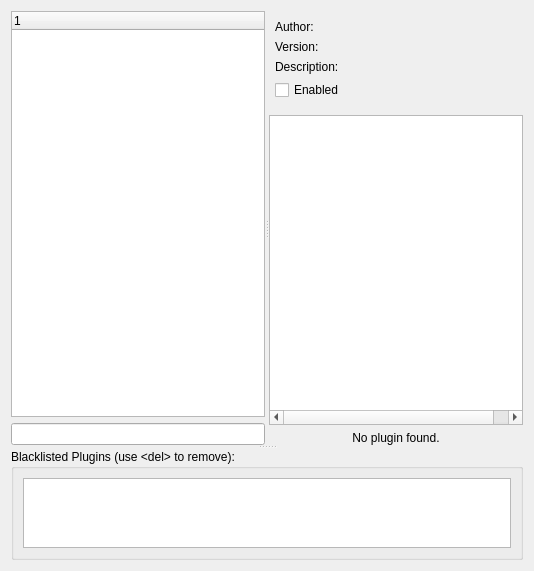
     <widget class="QWidget" name="pluginsTab">
      <attribute name="title">
       <string>Plugins</string>
      </attribute>
      <layout class="QVBoxLayout" name="verticalLayout_9">
       <item>
        <widget class="QSplitter" name="splitter">
         <property name="orientation">
          <enum>Qt::Vertical</enum>
         </property>
         <widget class="QWidget" name="widget" native="true">
          <property name="sizePolicy">
           <sizepolicy hsizetype="Preferred" vsizetype="Preferred">
            <horstretch>0</horstretch>
            <verstretch>4</verstretch>
           </sizepolicy>
          </property>
          <layout class="QHBoxLayout" name="horizontalLayout_6">
           <property name="leftMargin">
            <number>0</number>
           </property>
           <property name="topMargin">
            <number>0</number>
           </property>
           <property name="rightMargin">
            <number>0</number>
           </property>
           <property name="bottomMargin">
            <number>0</number>
           </property>
           <item>
            <widget class="QSplitter" name="splitter_2">
             <property name="sizePolicy">
              <sizepolicy hsizetype="Expanding" vsizetype="Preferred">
               <horstretch>0</horstretch>
               <verstretch>0</verstretch>
              </sizepolicy>
             </property>
             <property name="orientation">
              <enum>Qt::Horizontal</enum>
             </property>
             <widget class="QWidget" name="widget1" native="true">
              <layout class="QVBoxLayout" name="verticalLayout_15">
               <property name="leftMargin">
                <number>0</number>
               </property>
               <property name="topMargin">
                <number>0</number>
               </property>
               <property name="rightMargin">
                <number>0</number>
               </property>
               <property name="bottomMargin">
                <number>0</number>
               </property>
               <item>
                <widget class="QTreeWidget" name="pluginsList">
                 <column>
                  <property name="text">
                   <string notr="true">1</string>
                  </property>
                 </column>
                </widget>
               </item>
               <item>
                <layout class="QHBoxLayout" name="horizontalLayout_4">
                 <item>
                  <widget class="QLineEdit" name="pluginFilterEdit">
                   <property name="placeholderText">
                    <string/>
                   </property>
                  </widget>
                 </item>
                </layout>
               </item>
              </layout>
             </widget>
             <widget class="QWidget" name="pluginWidget" native="true">
              <layout class="QVBoxLayout" name="verticalLayout_7" stretch="0,1,0">
               <property name="leftMargin">
                <number>0</number>
               </property>
               <property name="topMargin">
                <number>0</number>
               </property>
               <property name="rightMargin">
                <number>0</number>
               </property>
               <property name="bottomMargin">
                <number>0</number>
               </property>
               <item>
                <widget class="QWidget" name="pluginDescription" native="true">
                 <layout class="QFormLayout" name="pluginDescriptionLayout">
                  <property name="labelAlignment">
                   <set>Qt::AlignLeading|Qt::AlignLeft|Qt::AlignTop</set>
                  </property>
                  <property name="leftMargin">
                   <number>6</number>
                  </property>
                  <item row="0" column="0">
                   <widget class="QLabel" name="label_13">
                    <property name="text">
                     <string>Author:</string>
                    </property>
                    <property name="alignment">
                     <set>Qt::AlignLeading|Qt::AlignLeft|Qt::AlignTop</set>
                    </property>
                   </widget>
                  </item>
                  <item row="0" column="1">
                   <widget class="QLabel" name="authorLabel">
                    <property name="text">
                     <string/>
                    </property>
                    <property name="alignment">
                     <set>Qt::AlignLeading|Qt::AlignLeft|Qt::AlignTop</set>
                    </property>
                   </widget>
                  </item>
                  <item row="1" column="0">
                   <widget class="QLabel" name="label_15">
                    <property name="text">
                     <string>Version:</string>
                    </property>
                    <property name="alignment">
                     <set>Qt::AlignLeading|Qt::AlignLeft|Qt::AlignTop</set>
                    </property>
                   </widget>
                  </item>
                  <item row="1" column="1">
                   <widget class="QLabel" name="versionLabel">
                    <property name="text">
                     <string/>
                    </property>
                    <property name="alignment">
                     <set>Qt::AlignLeading|Qt::AlignLeft|Qt::AlignTop</set>
                    </property>
                   </widget>
                  </item>
                  <item row="2" column="0">
                   <widget class="QLabel" name="label_14">
                    <property name="text">
                     <string>Description:</string>
                    </property>
                    <property name="alignment">
                     <set>Qt::AlignLeading|Qt::AlignLeft|Qt::AlignTop</set>
                    </property>
                   </widget>
                  </item>
                  <item row="2" column="1">
                   <widget class="QLabel" name="descriptionLabel">
                    <property name="text">
                     <string/>
                    </property>
                    <property name="alignment">
                     <set>Qt::AlignLeading|Qt::AlignLeft|Qt::AlignTop</set>
                    </property>
                    <property name="wordWrap">
                     <bool>true</bool>
                    </property>
                   </widget>
                  </item>
                  <item row="3" column="0">
                   <widget class="QCheckBox" name="enabledCheckbox">
                    <property name="text">
                     <string>Enabled</string>
                    </property>
                   </widget>
                  </item>
                 </layout>
                </widget>
               </item>
               <item>
                <widget class="QTreeWidget" name="pluginSettingsList">
                 <property name="indentation">
                  <number>0</number>
                 </property>
                 <property name="rootIsDecorated">
                  <bool>false</bool>
                 </property>
                 <property name="itemsExpandable">
                  <bool>false</bool>
                 </property>
                 <property name="expandsOnDoubleClick">
                  <bool>false</bool>
                 </property>
                 <attribute name="headerVisible">
                  <bool>false</bool>
                 </attribute>
                 <attribute name="headerDefaultSectionSize">
                  <number>170</number>
                 </attribute>
                 <column>
                  <property name="text">
                   <string>Key</string>
                  </property>
                 </column>
                 <column>
                  <property name="text">
                   <string>Value</string>
                  </property>
                 </column>
                </widget>
               </item>
               <item>
                <widget class="QLabel" name="noPluginLabel">
                 <property name="text">
                  <string>No plugin found.</string>
                 </property>
                 <property name="alignment">
                  <set>Qt::AlignCenter</set>
                 </property>
                </widget>
               </item>
              </layout>
             </widget>
            </widget>
           </item>
          </layout>
         </widget>
         <widget class="QGroupBox" name="verticalGroupBox">
          <property name="sizePolicy">
           <sizepolicy hsizetype="Preferred" vsizetype="Preferred">
            <horstretch>0</horstretch>
            <verstretch>1</verstretch>
           </sizepolicy>
          </property>
          <property name="title">
           <string>Blacklisted Plugins (use &lt;del&gt; to remove):</string>
          </property>
          <layout class="QVBoxLayout" name="verticalLayout_16">
           <item>
            <widget class="QListWidget" name="pluginBlacklist"/>
           </item>
          </layout>
         </widget>
        </widget>
       </item>
     </layout>
     </widget>
